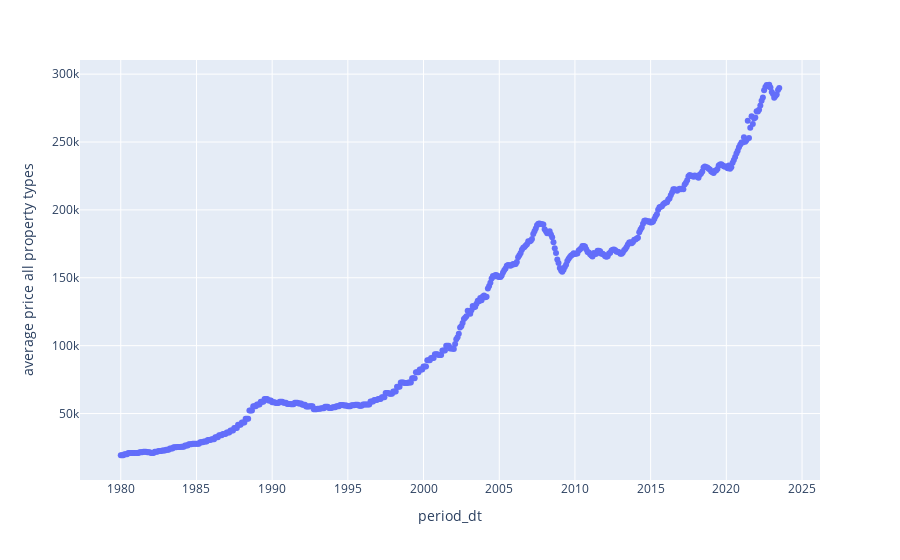

Here is the notebook cell this chart was saved with:
### Markdown cell above
## Now going to use plotly

there are to ways to get it 

- ploty graph objects - lets you edit all the bits of the graph
- plotly express is more low code so specific elements look more standard

you can make it with plotly express then edit it with graph objects vut it takes a while to use graph objects

### Code cell
import plotly.express as px

#from plotly use the scatter function ( data from,  x ,  y)
price_over_time = px.scatter(df, x ='period_dt', y ='average price all property types')

price_over_time

#for some things like matplot lib and other versions of jupyrer notebook you need to use .show()
price_over_time.show()

### Figure 1 — Plotly figure (JSON) as saved in the notebook; plotly's stock layout.template omitted (floating-point values rounded to 4 significant figures; data arrays with more than 128 entries replaced by an {"elided": "..."} marker saying what was removed)
{"data": [{"hovertemplate": "period_dt=%{x}<br>average price all property types=%{y}<extra></extra>", "legendgroup": "", "marker": {"color": "#636efa", "symbol": "circle"}, "mode": "markers", "name": "", "orientation": "v", "showlegend": false, "type": "scatter", "x": {"elided": "523 str values"}, "xaxis": "x", "y": {"elided": "523 int values"}, "yaxis": "y"}], "layout": {"legend": {"tracegroupgap": 0}, "margin": {"t": 60}, "xaxis": {"anchor": "y", "domain": [0, 1], "title": {"text": "period_dt"}}, "yaxis": {"anchor": "x", "domain": [0, 1], "title": {"text": "average price all property types"}}}}
